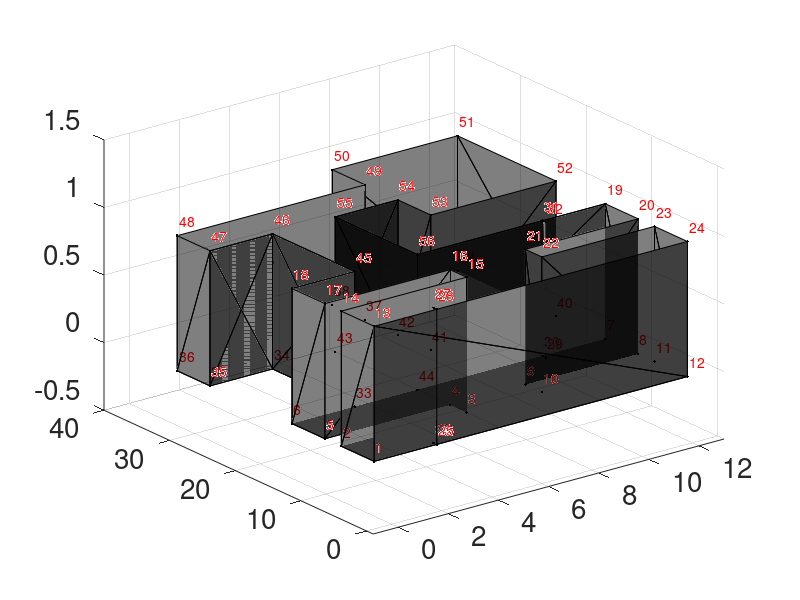

This figure's MATLAB source:
clc;
clear;
close all;

tran = [-0.7; 0; 0];
h = 2;
feature_i = [0 0 0; 0 10 0; 10 10 0; 10 15 0; 0 15 0; 0 25 0; 25 25 0; ...
    25 15 0; 16 15 0; 16 10 0; 25 10 0; 25 0 0; ...
    0 0 h; 0 10 h; 10 10 h; 10 15 h; 0 15 h; 0 25 h; 25 25 h; ...
    25 15 h; 16 15 h; 16 10 h; 25 10 h; 25 0 h;...
    5 0 0; 5 1 0; 5 1 h; 5 0 h;...
    20 24 0; 20 25 0; 20 25 h; 20 24 h;...
    5 25 0; 5 50 0; 0 50 0; 0 60 0; 15 60 0; 15 70 0; 25 70 0;...
    25 40 0; 15 40 0; 15 50 0; 10 50 0; 10 25 0;...
    5 25 h; 5 50 h; 0 50 h; 0 60 h; 15 60 h; 15 70 h; 25 70 h;...
    25 40 h; 15 40 h; 15 50 h; 10 50 h; 10 25 h]/2 + tran';

trans = [-0.7; 0; 0];
h2 = 2;
feature = [[0 0 0; 0 10 0; 10 10 0; 10 15 0; 0 15 0; 0 25 0; 25 25 0;...
    25 15 0; 16 15 0; 16 10 0; 25 10 0; 25 0 0; ...
    0 0 h2; 0 10 h2; 10 10 h2; 10 15 h2; 0 15 h2; 0 25 h2; 25 25 h2; ...
    25 15 h2; 16 15 h2; 16 10 h2; 25 10 h2; 25 0 h2;...
    5 0 0; 5 1 0; 5 1 h2; 5 0 h2;...
    20 24 0; 20 25 0; 20 25 h2; 20 24 h2;...
    5 25 0; 5 50 0; 0 50 0; 0 60 0; 15 60 0; 15 70 0; 25 70 0;...
    25 40 0; 15 40 0; 15 50 0; 10 50 0; 10 25 0;...
    5 25 h2; 5 50 h2; 0 50 h2; 0 60 h2; 15 60 h2; 15 70 h2; 25 70 h2;...
    25 40 h2; 15 40 h2; 15 50 h2; 10 50 h2; 10 25 h2;...
    12 0 h2; 12 25 h2;]/2;...
    2.5 15 h2/2; 5 20 h2/2] + trans';
feature = feature';
plot3(feature_i(:, 1), feature_i(:, 2), feature_i(:, 3), 'k.');
hold on;
for i = 1:length(feature_i)
    s = num2str(i);
    text(feature_i(i, 1)+0.1, feature_i(i, 2)+0.1, feature_i(i, 3)+0.1, s, 'color', 'r');
end
tri1 = [1 2 12; 2 12 11; 3 4 10; 4 9 10; 5 6 7; 5 7 8;...
    1 2 13; 2 13 14; 2 3 14; 3 14 15; 3 4 15; 4 15 16; 4 5 16; 5 16 17; 5 6 17; 6 17 18;...
%     6 7 18; 7 18 19; 
    7 8 19; 8 19 20; 8 9 20; 9 20 21; 9 10 21; 10 21 22; 10 11 22; 11 22 23;...
    11 12 23; 12 23 24; 1 12 13; 12 13 24;...
    25 26 27; 25 27 28; 29 30 31; 29 31 32;...
    6 18 33; 18 33 45; 33 34 46; 33 45 46; 34 35 47; 34 46 47; 35 36 47; 36 47 48; ...
    36 37 48; 37 48 49; 37 38 49; 38 49 50; 38 39 50; 39 50 51; 39 40 51; 40 51 52;...
    40 41 52; 41 52 53; 41 42 53; 42 53 54; 42 43 54; 43 55 54; ...
    43 44 55; 44 55 56; 7 19 44; 19 44 56;...
    33 34 43; 33 43 44; 35 36 37; 35 37 42; 38 39 40; 38 40 41];
% tri_ = [41 42 53; 42 53 54; 42 43 54; 43 55 54; ...
%     43 44 55; 44 55 56; 7 19 44; 19 44 56];
tri_ = [3 4 6; 4 7 6; ...
    4 5 7; 5 7 8; 1 2 5; 2 5 8;...
    9 10 13; 10 13 14; 10 11 14; 11 14 15; 11 12 15; 12 15 16];
feature_ = feature_i([7,19,42,43,44,54,55,56, 6,33,34,35,18,45,46,47], :);
% tri_ = [3 4 7; 4 7 8; 4 5 8; 5 9 8; ...
%     5 6 9; 6 9 10; 1 2 6; 2 6 10];
% feature_ = feature_i([7,19,41,42,43,44,53,54,55,56], :);
% tri2 = [1 2 12; 2 12 11; 3 4 10; 4 9 10; 5 6 7; 5 7 8;...
%     33 34 43; 33 43 44; 35 36 37; 35 37 42; 38 39 40; 38 40 41];
% tri3 = [1 2 13; 2 13 14; 2 3 14; 3 14 15; 3 4 15; 4 15 16; 4 5 16; 5 16 17; 5 6 17; 6 17 18;...
%     6 18 33; 18 33 45; 33 34 46; 33 45 46; 34 35 47; 34 46 47; 35 36 47; 36 47 48; ...
%     36 37 48; 37 48 49; 37 38 49; 38 49 50; ];
% tri4 = [7 8 19; 8 19 20; 8 9 20; 9 20 21; 9 10 21; 10 21 22; 10 11 22; 11 22 23;...
%     11 12 23; 12 23 24; 1 12 13; 12 13 24;...
%     43 44 55; 44 55 56; 7 19 44; 19 44 56];
% tri5 = [38 39 50; 39 50 51; 39 40 51; 40 51 52;...
%     40 41 52; 41 52 53; 41 42 53; 42 53 54; 42 43 54; 43 55 54; ...
%     ];
% tri6 = [25 26 27; 25 27 28; 29 30 31; 29 31 32];

% figure(2)
trisurf(tri1, feature_i(:, 1), feature_i(:, 2), feature_i(:, 3), 'FaceColor','k','FaceAlpha',0.5);
trisurf(tri_, feature_(:, 1), feature_(:, 2), feature_(:, 3), 'FaceColor','k','FaceAlpha',0.5);
% trisurf(tri2, feature_i(:, 1), feature_i(:, 2), feature_i(:, 3));
% trisurf(tri3, feature_i(:, 1), feature_i(:, 2), feature_i(:, 3));
% trisurf(tri4, feature_i(:, 1), feature_i(:, 2), feature_i(:, 3));
% trisurf(tri5, feature_i(:, 1), feature_i(:, 2), feature_i(:, 3));
% trisurf(tri6, feature_i(:, 1), feature_i(:, 2), feature_i(:, 3));
set(gca,'FontSize',20);
        axis([-1 13 -1 40 -0.5 1.5]);
        set(gcf,'unit','normalized','position',[0, 0, 0.65, 1], 'color', 'w');
        grid on;
M = length(feature(1, :));
id1 = 1:length(feature_i(:, 1));
vertex = feature_i';
% feature_ = [10 40 6; 15 30 6; 0 40 6; 0 30 6]';

goalx = -1:1.5:13;
goaly = -0.7:1.5:35;
goalz = [0.5,0.75];
% goalx = -1:3:26;
% goaly = -1:3:71;
% goalz = 2:2:6;
unknown = [];
for x = 1:length(goalx)
    for y = 1:length(goaly)
        for z = 1:length(goalz)
            unknown = [unknown, [x; y; z]];
        end
    end
end
% save dataFeature1 M feature id1 tri1 goalx goaly goalz unknown feature_ tri_ vertex
% 
% axis([-4 4 -4 4 -4 4]);